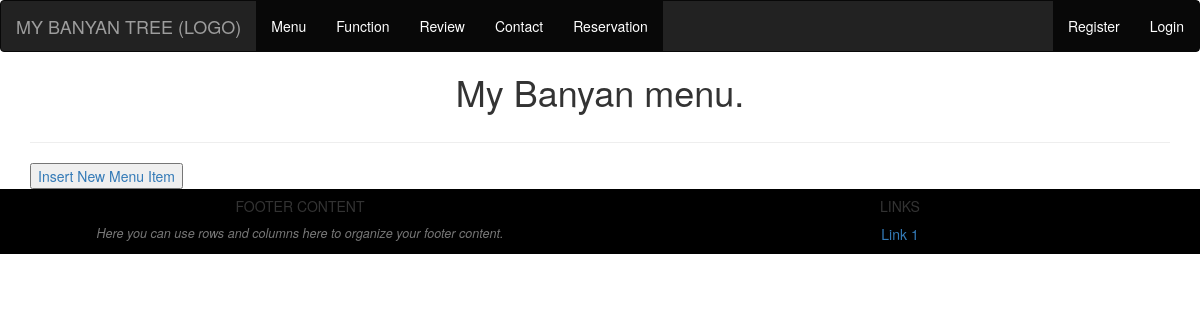
The page /admin/menuitem_manage.php on the database as committed earlier.
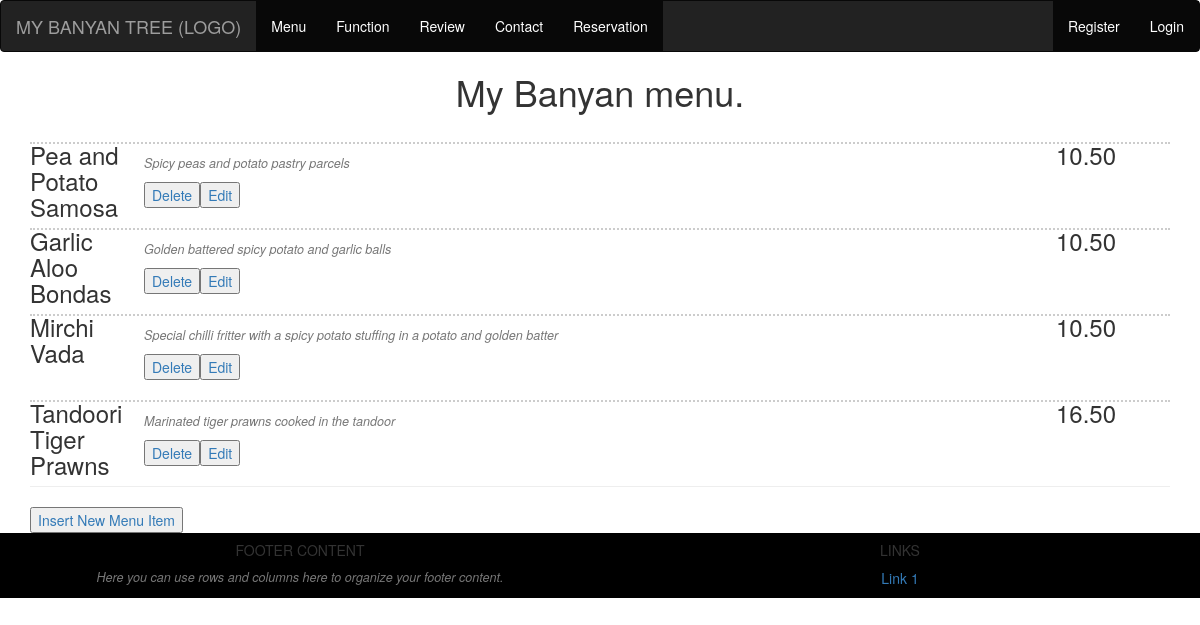
The same page on the database as committed later.
### tables this page shows
CREATE TABLE `menu` (
  `dishID` int(10) NOT NULL,
  `dishtitle` varchar(30) NOT NULL,
  `dishdescription` text NOT NULL,
  `dishprice` varchar(6) NOT NULL
);

### admin/menuitem_manage.php (the view, shortened to what this page needs)
<head>
	<link href="../view/css/stylesheet.css" rel="stylesheet" type="text/css">
</head>
<body>
	<?php  include('../view/pages/navigationbar.php');?>
	<div class="menuitem_view">
		<h1 style="text-align: center;"> My Banyan menu.</h1>
		<div class="container">
			<?php
			include( '../model/dbconnection.php' );
			$contentquery = "SELECT * FROM menu";
			$stmt = $conn->prepare( $contentquery );
			$stmt->execute();
			$staticresult = $stmt->fetchAll( PDO::FETCH_ASSOC );
			foreach ( $staticresult as $row ) {
				echo '<h3><span>', $row[ 'dishtitle' ], '</span>';
				echo '<span style="float: right;">', $row[ 'dishprice' ], '</span></h3>';
				echo '<p>', $row[ 'dishdescription' ], '</p>';
				echo '<a href="menuitem_manage_delete.php?id=' . $row[ 'dishID' ] . '" class="deletebutton"><button type="btn">Delete</button></a>';
				echo '<a href="menuitem_manage_editform.php?id=' . $row[ 'dishID' ] . '" class="editbutton"><button type="btn">Edit</button></a>';
			}
			?>
			<hr>
			<a href="menuitem_manage_insertform.php" class="insertbutton"><button type="btn">Insert New Menu Item</button></a>
		</div>
	</div>
	<?php include('../view/pages/footer.php');?>
</body>

### view/pages/navigationbar.php (shortened to what this page needs)
<!doctype html>
<?php
if ( !isset( $_SESSION[ 'user_type' ] ) || ( $_SESSION[ 'user_type' ] == 'anon' || $_SESSION[ 'user_type' ] == 'member' ) ) {
	$indexLink = 'index.php';
} else if ( $_SESSION[ 'user_type' ] == 'admin' ) {
	$indexLink = 'index_admin.php';
} else {
	$indexLink = 'index_manager.php';
}
?>
<html lang="en">
<head>
	<link rel="stylesheet" href="https://maxcdn.bootstrapcdn.com/bootstrap/3.3.7/css/bootstrap.min.css">
</head>
<body>
	<nav class="navbar navbar-inverse">
		<div class="container-fluid">
			<div class="navbar-header">
				<a class="navbar-brand" href=<?php echo $indexLink; ?>>MY BANYAN TREE (LOGO)</a>
			</div>
			<?php
			if (!isset($_SESSION['user_type']) || ($_SESSION['user_type'] == 'anon' || $_SESSION['user_type'] == 'member'))  {
			echo '<ul class="nav navbar-nav">
				<li class="active"><a href="menu.php">Menu</a>
				</li>
				<li class="active"><a href="function.php">Function</a>
				</li>
				<li class="active"><a href="review.php">Review</a>
				</li>
				<li class="active"><a href="contact.php">Contact</a>
				</li>
				<li class="active"><a href="reservation.php">Reservation</a>
				</li>
			</ul>';
			} else if ($_SESSION['user_type'] == 'manager') {
					echo '<ul class="nav navbar-nav">
				<li class="active"><a href="reservation_manage.php">Reservation Manage</a>
				</li>
			</ul>';
			} else if ($_SESSION['user_type'] == 'admin') {
				echo '<ul class="nav navbar-nav">
				<li class="active"><a href="function_manage.php">Function Manage</a>
				</li>
				<li class="active"><a href="menuitem_manage.php">Menuitem Manage</a>
				</li>
				<li class="active"><a href="user_manage.php">User Manage</a>
				</li>
				<li class="active"><a href="review_manage.php">Review Manage</a>
				</li>
			</ul>';
			}
			?>
			<ul class="nav navbar-nav navbar-right" style="align-content: center padding:10%" ;>
				<?php
				if ( !isset( $_SESSION[ 'user_type' ] ) || $_SESSION[ 'user_type' ] == 'anon' ) {
					echo '<li class="active"><a href="register.php">Register</a> </li>
							<li class="active"><a href="login.php">Login</a> </li>';
				} else {
					if ( $_SESSION[ 'user_type' ] != 'member' ) {
						echo '<li class="active"><a href="../view/pages/logout.php">Logout</a></li>';
					} else {
						echo '<li class="active"><a href="logout.php">Logout</a></li>';
					}
				}
				?>
			</ul>
		</div>
	</nav>
</body>
</html>

### view/pages/footer.php (shortened to what this page needs)
<footer class="page-footer font-small blue pt-4 mt-4">
	<div class="container-fluid text-center text-md-left" style="background-color: black;colour:white;">
		<div class="row">
			<div class="col-md-6">
				<h5 class="text-uppercase">Footer Content</h5>
				<p>Here you can use rows and columns here to organize your footer content.</p>
			</div>
			<div class="col-md-6">
				<h5 class="text-uppercase">Links</h5>
				<ul class="list-unstyled">
					<li>
						<a href="#!">Link 1</a>
					</li>
			</div><br><br>
		</div>
	</div>
</footer>

### view/css/stylesheet.css (style rules this page uses)
*:after, *:before { box-sizing: border-box; font-family: Helvetica, Arial, sans-serif; }
&:after, &:before { display: table; content: " "; line-height: 0; font-size: 0; clear: both; }
p { font-size: 0.9em; color: #777; margin-bottom: 1.5em; font-style: italic; }

Rows that differ between the two databases and show on the page:
added menu: dishtitle "Pea and Potato Samosa", dishprice "10.50", dishdescription "Spicy peas and potato pastry parcels"
added menu: dishtitle "Garlic Aloo Bondas", dishprice "10.50", dishdescription "Golden battered spicy potato and garlic balls"
added menu: dishtitle "Mirchi Vada", dishprice "10.50", dishdescription "Special chilli fritter with a spicy potato stuffing in a potato and golden batter"
added menu: dishtitle "Tandoori Tiger Prawns", dishprice "16.50", dishdescription "Marinated tiger prawns cooked in the tandoor"
